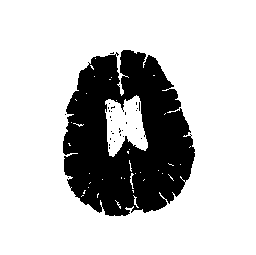
#> input picture out3.png, 256 x 255 px
$ jupyter execute --allow-errors 'colour segmentation.ipynb'   (older library calls are emulated)
#> lines starting #> are read from the running program, lines starting #| are printed output that depends on the picture; after the words box and inside, x2 and y2 are one past the last pixel; in counts of white or black regions, pixels touching at a corner belong together
[cell 1]
import cv2
img = cv2.imread('out3.png',0)
#> img: shape (255, 256); 77.4% white; 29 black regions (28 under 20 px), largest, box (x1, y1, x2, y2) and area: (63, 50, 195, 216) 14691
#> (the rest of this cell did not finish here and is left out)

[cell 2]
from PIL import Image
im = Image.open('output.png')
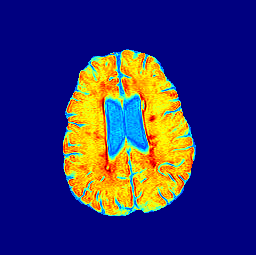
#> input picture output.png, 256 x 255 px
#> im is the input picture: PIL image 256x255 RGB; mean R, G, B 51.9, 48.6, 109.7
for pixel in im.getdata():
    if pixel == (128,0,0):
        print ("Red coloured pixel")
    else:
        pixel = [0, 0, 0]

[cell 3]
from PIL import Image

imagePath = 'output.png'
newImagePath = 'out4.png'
im = Image.open(imagePath)

def redOrBlack (im):
    newimdata = []
    redcolor = (255,0,0)
    blackcolor = (0,0,0)
    for color in im.getdata():
        if color == redcolor:
            newimdata.append( redcolor )
        else:
            newimdata.append( blackcolor )
#> after the loop, newimdata = 65280 items
    newim = Image.new(im.mode,im.size)
#> newim: PIL image 256x255 RGB; every value is 0
    newim.putdata(newimdata)
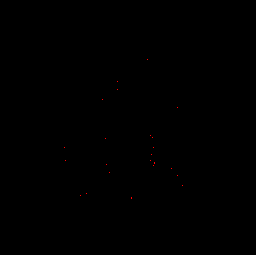
#> newim: PIL image 256x255 RGB; mean R, G, B 0.1, 0, 0
    return newim

redOrBlack(im).save(newImagePath)

[cell 4]
import numpy as np
import cv2

im = cv2.imread('output.png')
#> im: shape (255, 256, 3)
#set color to a set of pixels
im[np.where((im == [128,0,0]).all(axis = 2))] = [0,0,0]
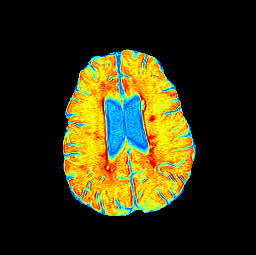
#> im: shape (255, 256, 3); mean B, G, R 15.6, 48.6, 51.9
cv2.imwrite('out4.png', im)
#> Out = True

[cell 5]
import cv2

im_gray = cv2.imread("brain.tif", cv2.IMREAD_GRAYSCALE)
#> (the rest of this cell did not finish here and is left out)

#> (a cell that did not finish here is left out)

[cell 7]
from numpy import array
from scipy.misc import toimage
#> (the rest of this cell did not finish here and is left out)

[cell 8]
import cv2
import numpy as np
from matplotlib import pyplot as plt

img = cv2.imread('output.png', -1)
#cv2.imshow('GoldenGate',img)

color = ('b','g','r')
for channel,col in enumerate(color):
    histr = cv2.calcHist([img],[channel],None,[256],[0,256])
    plt.plot(histr,color = col)
    plt.xlim([0,256])
plt.title('Histogram for color scale picture')
plt.show()
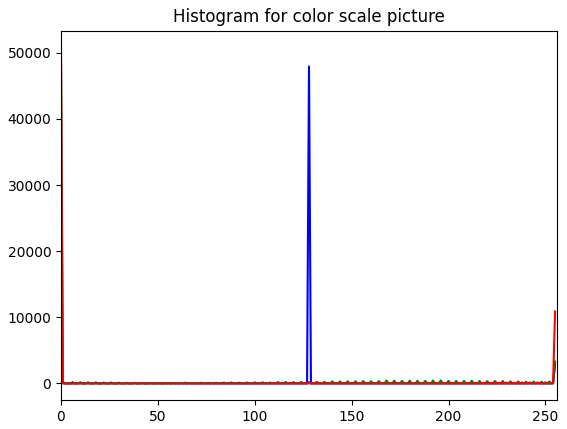
#> figure drawn by matplotlib, 1 panel; curve peaks at x = 128, y = 47945; curve peaks at x = 0, y = 48219; curve peaks at x = 0, y = 50830

while True:
    k = cv2.waitKey(0) & 0xFF
#> (key Esc is pressed here)
    if k == 27: break             # ESC key to exit
cv2.destroyAllWindows()

[cell 9]
import cv2
import numpy as np
from matplotlib import pyplot as plt
import operator

img = cv2.imread('output.png', -1)
cv2.imshow('Imagem:',img)

color = ('b','g','r')
qtdBlue = 0
qtdGreen = 0
qtdRed = 0
totalPixels = 0

for channel,col in enumerate(color):
    histr = cv2.calcHist([img],[channel],None,[256],[1,256])
    plt.plot(histr,color = col)
    plt.xlim([0,256])
    totalPixels+=sum(histr)
    print (histr)
    if channel==0:
        qtdBlue = sum(histr)
    elif channel==1:
        qtdGreen = sum(histr)
    elif channel==2:
        qtdRed = sum(histr)
#> this loop made 3 passes
#> (totalPixels, qtdBlue) on pass 1: ([54146], [54146])
#> (totalPixels, qtdGreen) on pass 2: ([71207], [17061])
#> (printed output is left out)

qtdBlue = (qtdBlue/totalPixels)*100
#> qtdBlue = [63.21]
qtdGreen = (qtdGreen/totalPixels)*100
#> qtdGreen = [19.92]
qtdRed = (qtdRed/totalPixels)*100
#> qtdRed = [16.87]

#qtdBlue = filter(operator.isNumberType, qtdBlue)
#qtdGreen = filter(operator.isNumberType, qtdGreen)
#qtdRed = filter(operator.isNumberType, qtdRed)

plt.title("Red: "+str(qtdRed)+"%; Green: "+str(qtdGreen)+"%; Blue: "+str(qtdBlue)+"%")
plt.show()
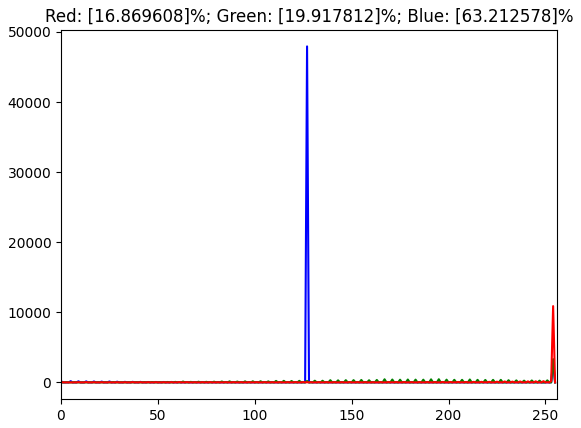
#> figure drawn by matplotlib, 1 panel; curve peaks at x = 127, y = 47945; curve peaks at x = 254, y = 3316; curve peaks at x = 254, y = 10885
